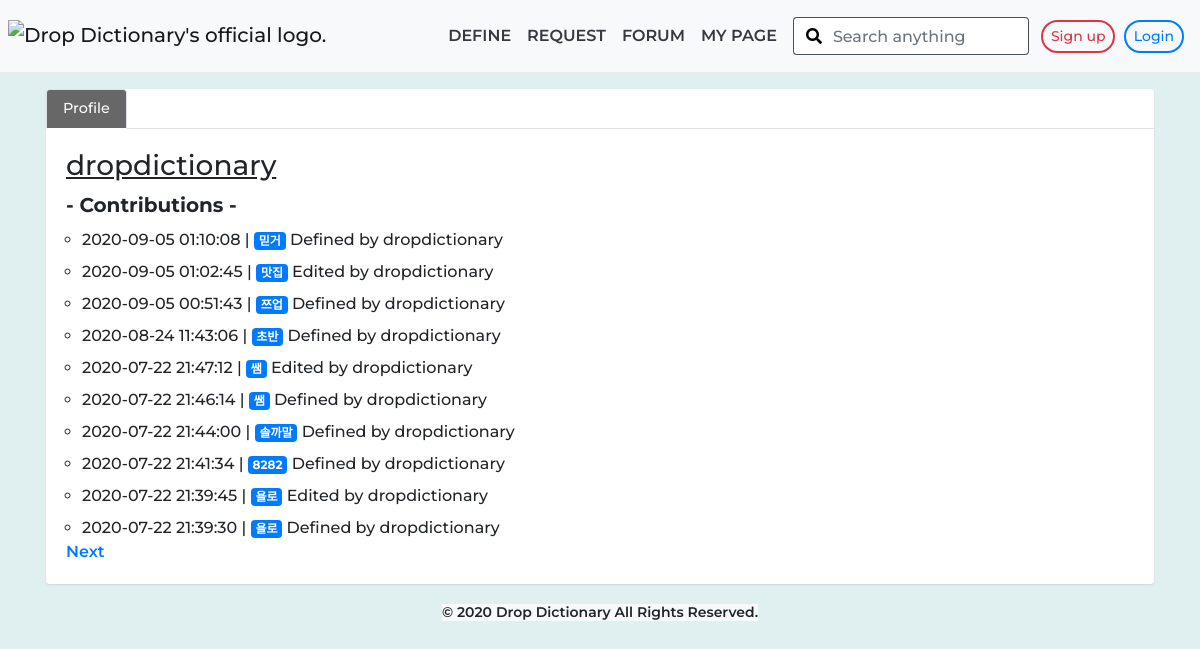
Screenshot of /mypage.php?user=dropdictionary with the database file from the repository.
### tables this page shows
CREATE TABLE `updated` (
  `id` int(11) NOT NULL,
  `word` varchar(200) NOT NULL,
  `identifier` varchar(45) NOT NULL,
  `date` datetime NOT NULL,
  `updated` varchar(8) NOT NULL,
  `backup` text NOT NULL
);

### mypage.php (the view, shortened to what this page needs)
<?php
include_once('ip.php');
if(isset($_SESSION['username'])){
	$identifier = htmlspecialchars($_SESSION['username']);
}
else{
	$identifier = htmlspecialchars($_SESSION['ip']);
}
if (!isset($_GET['pageNumber'])){
    $pageNumber = 1;
  }
else{
    $pageNumber = mysqli_real_escape_string($conn, $_GET['pageNumber']);
}
if(isset($_GET['user'])){
  $userVisited = mysqli_real_escape_string($conn, $_GET['user']);
  $recordsPerPage = 10;
  $currentNumberOffset = ($pageNumber - 1) * $recordsPerPage;
  $totalNumberofPages = " SELECT COUNT(*) FROM updated WHERE identifier = '$userVisited' ";
  $result = mysqli_query($conn, $totalNumberofPages);
  $totalRows = mysqli_fetch_array($result)[0];
  $totalPages = ceil($totalRows / $recordsPerPage);
  $sql = " SELECT * FROM updated WHERE identifier = '$userVisited' ORDER BY ID DESC LIMIT $currentNumberOffset, $recordsPerPage ";
}
 ?>
<!DOCTYPE html>
<html lang="en">
<head>
  <link rel="stylesheet" href="https://cdnjs.cloudflare.com/ajax/libs/font-awesome/5.8.2/css/all.min.css">
  <link rel="stylesheet" href="css/bootstrap.css">
  <link rel="stylesheet" href="css/nav.css">
  <link rel="stylesheet" href="css/search-bar.css">
  <link rel="stylesheet" href="css/default.css">
  <link rel="stylesheet" href="css/page-designed.css">
</head>
<body>
  <?php include_once('nav-bar-searchbar-included.php'); ?>
  <div class="container">
    <div class="row">
      <div class="col-12 px-3">
        <div class="card mt-3 box-shadow">
        	<div class="col-12 p-0 text-right">
              <ul class="nav nav-tabs" id="myTab" role="tablist">
                <li class="nav-item">
                  <a class="nav-link active font-90" id="home-tab" data-toggle="tab" href="#home" role="tab" aria-controls="home" aria-selected="true">Profile</a>
                </li>
              </ul>
            </div>
        	<div class="card-body">
        		<h3 class="mb-1"><?php if (!isset($_GET['user'])){ echo "<u>$identifier</u>"; }
            else { echo "<u>$userVisited</u>"; }
            ?></h3>
            <div class="lead my-2 font-w-700">- Contributions -</div>
            <ul class="pl-3 mb-0 list-circled">
            <?php
              if($totalRows > 0){
                $dataResult = mysqli_query($conn, $sql);
                while($row = mysqli_fetch_array($dataResult)){
                  $filtered = array(
                    'written' => htmlspecialchars($row['identifier']),
                    'date' => htmlspecialchars($row['date']),
                    'word' => htmlspecialchars(($row['word'])),
                    'updated' => htmlspecialchars($row['updated'])
                  );
                  echo "<li class='mb-2'>".$filtered['date']." | <a class='badge badge-primary text-wrap' href='definitions.php?term={$filtered['word']}'>".$filtered['word']."</a> ".$filtered['updated']." by ".$filtered['written']."</li>";
                }
              }
            ?>
         </ul>
         <?php
          if(isset($_GET['user'])){
            if($pageNumber < $totalPages){
              echo "<a href='?user=".$userVisited."&pageNumber=".($pageNumber + 1)."' class='font-w-600'>Next</a>" ;
            }
            else if($pageNumber = $totalPages){
              echo "";
            }
          }
          ?>
           </div>
        	</div>
       	</div>
      </div>
    </div>
  <?php include_once('footer.php'); ?>
</body>
</html>

### nav-bar-searchbar-included.php (shortened to what this page needs)
<nav class="navbar navbar-expand-lg navbar-light bg-light py-2 px-0">
<div class="container-fluid p-0">
  <a class="navbar-brand ml-2" href="index.php"><img src="https://dropdictionary.cdn3.cafe24.com/drop_logo.PNG" alt="Drop Dictionary's official logo."></a>
<div class="navbar-collapse collapse ml-auto" id="navbarSupportedContent" style="">
    <ul class="navbar-nav my-2">
      <li class="nav-item">
        <a class="nav-link text-center text-dark font-w-600" href="define.php">DEFINE</a>
      </li>
      <li class="nav-item">
        <a class="nav-link text-center text-dark font-w-600" href="request.php">REQUEST</a>
      </li>
      <li class="nav-item">
        <a class="nav-link text-center text-dark font-w-600" href="forum.php">FORUM</a>
      </li>
      <li class="nav-item">
        <a class="nav-link text-center text-dark font-w-600" href="mypage.php">MY PAGE</a>
      </li>
    </ul>
  </div>
  <div class="navbar-collapse collapse navbar-collapse-search" id="searchfield">
    <ul class="navbar-nav m-lg-2 my-2">
      <li class="nav-item">
      <form class="col-12 px-4 p-lg-0" action="search.php" method="GET">
        <div class="input-group p-0 w-md-100">
          <div class="input-group-prepend">
            <span class="input-group-text"><i class="fas fa-search"></i></span>
          </div>
          <input type="text" class="form-control searchBar px-0 font-w-500" placeholder="Search anything" aria-label="Search anything" aria-describedby="search field" name="q" id="typebar" required>
        </div>
      </form>
      </li>
    </ul>
  </div>
  <div class="mr-3 ml-1 d-none d-lg-block">
    <?php
    if(!isset($_SESSION['username'])){
    ?>
      <a class="btn btn-navbar btn-outline-danger btn-sm rounded-pill mr-1 font-w-500" href="signup.php" role="button">Sign up</a>
      <a class="btn btn-navbar btn-outline-primary btn-sm rounded-pill font-w-500" href="login.php" role="button">Login</a>
    <?php
    }
    ?>
  </div>
</div>
</nav>

### footer.php
<footer>
  <div class="col-12 my-3 text-center">
  	<h6 class="small mb-0 bg-light d-inline-block font-w-600">&copy; <?=date("Y")?> Drop Dictionary All Rights Reserved.</h6>
  </div>
</footer>

### nav.css (style rules this page uses)
.navbar { border-bottom:1px solid #eaeaea }
.navbar-brand img { width:145px }
.navbar-brand { padding-bottom:8px }
.btn-navbar { border-width:2px!important }
.fa-search { color:#000 }
.navbar-collapse { flex-grow:0!important }

### search-bar.css (style rules this page uses)
.input-group-text { background-color:#fff;border-right:none;border-color:#495057 }
.searchBar { border-left:none!important;border-color:#495057 }
.input-group > .form-control:not(:last-child) { border-top-right-radius:.25rem!important;border-bottom-right-radius:.25rem!important }

### default.css (style rules this page uses)
* { font-family:'Montserrat','Noto Sans KR',sans-serif;font-weight:500 }
.font-90 { font-size:90%!important }
.font-w-500 { font-weight:500!important }
.font-w-600 { font-weight:600!important }
.font-w-700 { font-weight:700!important }
ul { list-style:none }
.list-circled { list-style:circle!important }
.box-shadow { box-shadow:0 1px 2px 0 rgba(0,0,0,.1)!important }
@media (min-width: 768px) { .w-md-100 { width:100%!important } }

### page-designed.css (style rules this page uses)
body { background-color: #ececec !important; }
.box-shadow { box-shadow: 0 1px 2px 0 rgba(0,0,0,.1) !important; }
.card { border: none !important; }
.nav-link.active { color: white !important; background-color: #676767 !important; }

### mypage.php (style rules this page uses)
body { background-color: #b1d6da63 !important; }
li:last-child { margin-bottom: 0 !important; }

### rows the page displays
updated: date "2020-09-05 01:10:08", word "믿거", updated "Defined", identifier "dropdictionary"
updated: date "2020-09-05 01:02:45", word "맛집", updated "Edited", identifier "dropdictionary"
updated: date "2020-09-05 00:51:43", word "쯔업", updated "Defined", identifier "dropdictionary"
updated: date "2020-08-24 11:43:06", word "초반", updated "Defined", identifier "dropdictionary"
updated: date "2020-07-22 21:47:12", word "쌤", updated "Edited", identifier "dropdictionary"
updated: date "2020-07-22 21:46:14", word "쌤", updated "Defined", identifier "dropdictionary"
updated: date "2020-07-22 21:44:00", word "솔까말", updated "Defined", identifier "dropdictionary"
updated: date "2020-07-22 21:41:34", word "8282", updated "Defined", identifier "dropdictionary"
updated: date "2020-07-22 21:39:45", word "욜로", updated "Edited", identifier "dropdictionary"
updated: date "2020-07-22 21:39:30", word "욜로", updated "Defined", identifier "dropdictionary"

### other values shown
$userVisited "dropdictionary"
